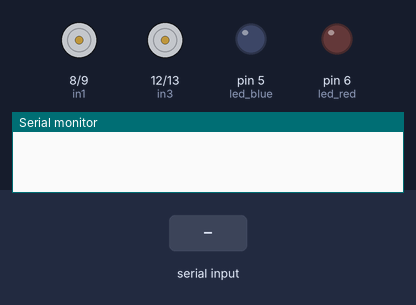
The sketch below on a simulated Arduino Uno, built with avr-gcc and run on an emulated ATmega328P. Parts: motor-driver pin pairs drawn as motors (green arrow = first pin HIGH = forward, orange = second pin HIGH = backward, longer = more drive), output pins drawn as LEDs (lit = HIGH), the last lines printed to the serial monitor. Dashed ring = blinking. The inputs (shaded band) are chosen by the test bench.

Above: at 1.2 s.
1.3 s: "G" received over the second serial link
At 1.49 s:
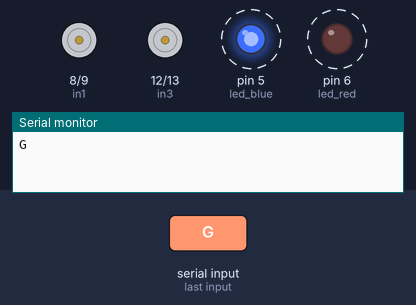
4.3 s: "A" received over the second serial link
At 5.5 s:
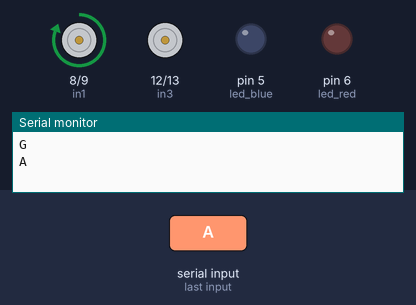
5.8 s: "B" received over the second serial link
At 6.6 s:
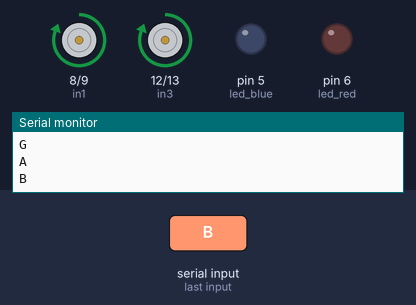
7.3 s: "C" received over the second serial link
At 7.7 s:
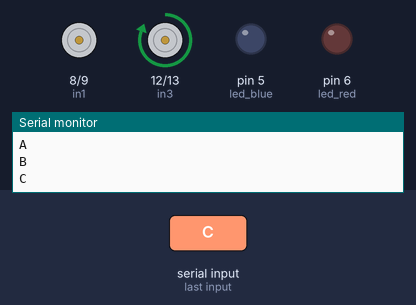
8.8 s: "D" received over the second serial link
At 10.0 s:
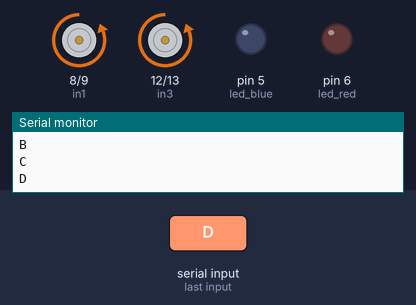
10.3 s: "G" received over the second serial link
At 10.49 s:
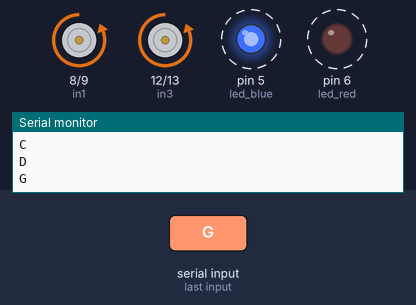
Timing chart, 0 to 14.3 s (numbered marks = the images above; inputs shaded):
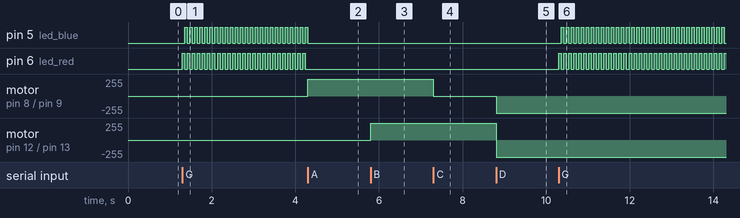

Measured:
- after the input at 1.3 s, pin 5 (led_blue): alternates HIGH for 0.06 s and LOW for 0.06 s, starting after 0.06 s; pin 6 (led_red): alternates HIGH for 0.06 s and LOW for 0.06 s, starting at once
- after the input at 4.3 s, pin 5 (led_blue): goes on until 4.3 s, then stays LOW; pin 6 (led_red): stops changing and stays LOW; motor on pin 8 (in1) / pin 9 (in2): stopped → forward 255/255 at once
- after the input at 5.8 s, motor on pin 12 (in3) / pin 13 (in4): stopped → forward 255/255 at once
- after the input at 7.3 s, motor on pin 8 (in1) / pin 9 (in2): forward 255/255 → stopped at once
- after the input at 8.8 s, motor on pin 8 (in1) / pin 9 (in2): stopped → backward 255/255 at once; motor on pin 12 (in3) / pin 13 (in4): forward 255/255 → backward 255/255 at once
- after the input at 10.3 s, pin 5 (led_blue): alternates HIGH for 0.06 s and LOW for 0.06 s, starting after 0.06 s; pin 6 (led_red): alternates HIGH for 0.06 s and LOW for 0.06 s, starting at once

The sketch:

masinutafinalCBC.ino
```cpp
#include <SoftwareSerial.h>
SoftwareSerial BTSerial(10, 11);

#define in1 8
#define in2 9
#define in3 12
#define in4 13
#define led_red 6
#define led_blue 5
#define led_white 7

char state;

void policeOn()
{
  int strb_speed = 60;
  digitalWrite(led_red, HIGH);
  delay(strb_speed);
  digitalWrite(led_red, LOW);
  digitalWrite(led_blue, HIGH);
  delay(strb_speed);
  digitalWrite(led_blue, LOW);
}
void policeOff()
{
  digitalWrite(led_red, LOW);
  digitalWrite(led_blue, LOW);
}
void setup()
{

  pinMode(in1, OUTPUT);
  pinMode(in2, OUTPUT);
  pinMode(in3, OUTPUT);
  pinMode(in4, OUTPUT);
  pinMode(led_red,OUTPUT);
  pinMode(led_blue, OUTPUT);
  digitalWrite(in1, LOW);
  digitalWrite(in2, LOW);
  digitalWrite(in3, LOW);
  digitalWrite(in4, LOW);

  BTSerial.begin(38400);
  Serial.begin(9600);
}

void loop() {


      if(BTSerial.available() > 0)
         {
           state = BTSerial.read();
           Serial.println(state);
         }

      if(state == 'A')
        {
          digitalWrite(in1, HIGH);
          digitalWrite(in2, LOW);
          digitalWrite(in3, LOW);
          digitalWrite(in4, LOW);
        }
      if(state == 'B')
        {
          digitalWrite(in1, HIGH);
          digitalWrite(in2, LOW);
          digitalWrite(in3, HIGH);
          digitalWrite(in4, LOW);
        }
      if(state == 'C')
        {
          digitalWrite(in1, LOW);
          digitalWrite(in2, LOW);
          digitalWrite(in3, HIGH);
          digitalWrite(in4, LOW);
        }
      if(state == 'D')
        {
          digitalWrite(in1, LOW);
          digitalWrite(in2, HIGH);
          digitalWrite(in3, LOW);
          digitalWrite(in4, HIGH);
        }
      if(state == 'F')
        {
          digitalWrite(in1, LOW);
          digitalWrite(in2, LOW);
          digitalWrite(in3, LOW);
          digitalWrite(in4, LOW);
        }
      if(state == 'G')
         policeOn();
      if(state == 'P')
         policeOff();
      if(state == 'K')
        digitalWrite(led_white, HIGH);
      if(state == 'L')
        digitalWrite(led_white, LOW);
}
```
